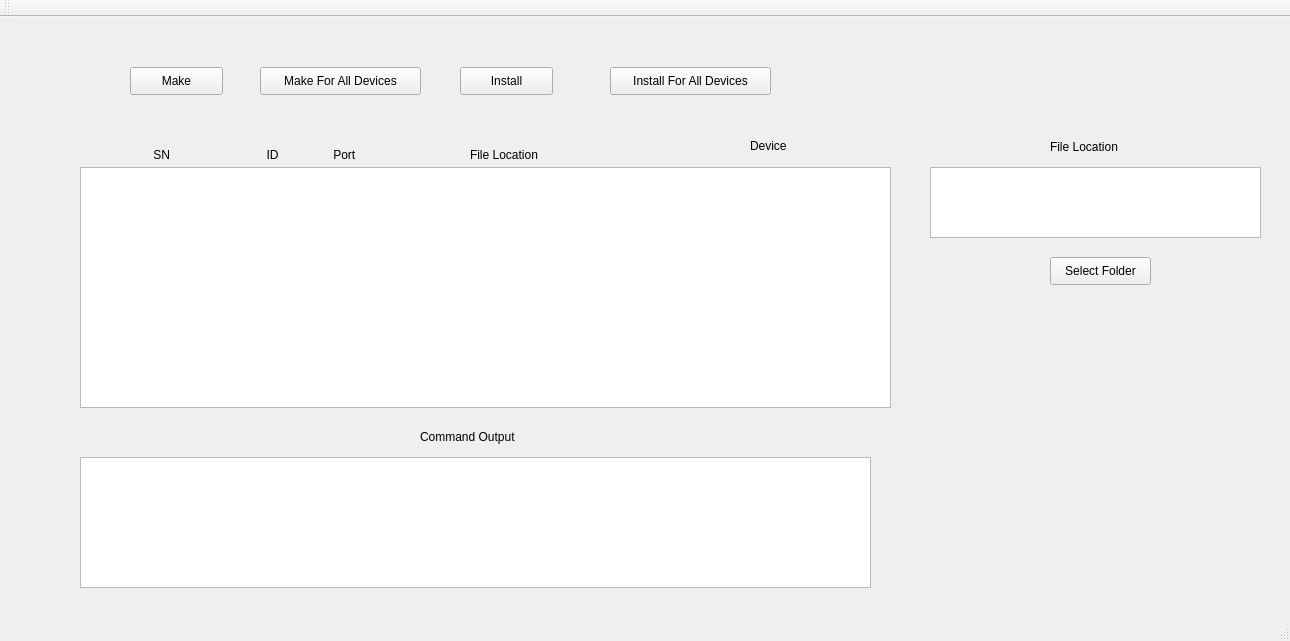
<?xml version="1.0" encoding="UTF-8"?>
<ui version="4.0">
 <class>MainWindow</class>
 <widget class="QMainWindow" name="MainWindow">
  <property name="geometry">
   <rect>
    <x>0</x>
    <y>0</y>
    <width>1290</width>
    <height>641</height>
   </rect>
  </property>
  <property name="windowTitle">
   <string>MainWindow</string>
  </property>
  <widget class="QWidget" name="centralWidget">
   <widget class="QPushButton" name="Make_button">
    <property name="geometry">
     <rect>
      <x>130</x>
      <y>50</y>
      <width>93</width>
      <height>28</height>
     </rect>
    </property>
    <property name="text">
     <string>Make</string>
    </property>
    <property name="checkable">
     <bool>false</bool>
    </property>
   </widget>
   <widget class="QPushButton" name="makeAllButton">
    <property name="geometry">
     <rect>
      <x>260</x>
      <y>50</y>
      <width>161</width>
      <height>28</height>
     </rect>
    </property>
    <property name="text">
     <string>Make For All Devices</string>
    </property>
   </widget>
   <widget class="QPushButton" name="installButton">
    <property name="geometry">
     <rect>
      <x>460</x>
      <y>50</y>
      <width>93</width>
      <height>28</height>
     </rect>
    </property>
    <property name="text">
     <string>Install</string>
    </property>
   </widget>
   <widget class="QPushButton" name="installAllButton">
    <property name="geometry">
     <rect>
      <x>610</x>
      <y>50</y>
      <width>161</width>
      <height>28</height>
     </rect>
    </property>
    <property name="acceptDrops">
     <bool>true</bool>
    </property>
    <property name="text">
     <string>Install For All Devices</string>
    </property>
   </widget>
   <widget class="QLabel" name="label">
    <property name="geometry">
     <rect>
      <x>140</x>
      <y>130</y>
      <width>58</width>
      <height>15</height>
     </rect>
    </property>
    <property name="text">
     <string>    SN</string>
    </property>
   </widget>
   <widget class="QLabel" name="label_2">
    <property name="geometry">
     <rect>
      <x>250</x>
      <y>130</y>
      <width>58</width>
      <height>15</height>
     </rect>
    </property>
    <property name="text">
     <string>     ID</string>
    </property>
   </widget>
   <widget class="QLabel" name="label_3">
    <property name="geometry">
     <rect>
      <x>320</x>
      <y>130</y>
      <width>58</width>
      <height>15</height>
     </rect>
    </property>
    <property name="text">
     <string>    Port</string>
    </property>
   </widget>
   <widget class="QLabel" name="label_4">
    <property name="geometry">
     <rect>
      <x>1050</x>
      <y>120</y>
      <width>91</width>
      <height>20</height>
     </rect>
    </property>
    <property name="text">
     <string>File Location</string>
    </property>
   </widget>
   <widget class="QTableWidget" name="tableWidget">
    <property name="geometry">
     <rect>
      <x>80</x>
      <y>150</y>
      <width>811</width>
      <height>241</height>
     </rect>
    </property>
    <attribute name="horizontalHeaderVisible">
     <bool>false</bool>
    </attribute>
    <attribute name="verticalHeaderVisible">
     <bool>false</bool>
    </attribute>
    <attribute name="verticalHeaderHighlightSections">
     <bool>true</bool>
    </attribute>
   </widget>
   <widget class="QListWidget" name="listWidgetDir">
    <property name="geometry">
     <rect>
      <x>930</x>
      <y>150</y>
      <width>331</width>
      <height>71</height>
     </rect>
    </property>
   </widget>
   <widget class="QPushButton" name="Open_Folder_Button">
    <property name="geometry">
     <rect>
      <x>1050</x>
      <y>240</y>
      <width>101</width>
      <height>28</height>
     </rect>
    </property>
    <property name="text">
     <string>Select Folder</string>
    </property>
   </widget>
   <widget class="QTextBrowser" name="textBrowserCmdOut">
    <property name="geometry">
     <rect>
      <x>80</x>
      <y>440</y>
      <width>791</width>
      <height>131</height>
     </rect>
    </property>
   </widget>
   <widget class="QLabel" name="label_5">
    <property name="geometry">
     <rect>
      <x>420</x>
      <y>410</y>
      <width>121</width>
      <height>20</height>
     </rect>
    </property>
    <property name="text">
     <string>Command Output</string>
    </property>
   </widget>
   <widget class="QLabel" name="label_6">
    <property name="geometry">
     <rect>
      <x>470</x>
      <y>130</y>
      <width>91</width>
      <height>16</height>
     </rect>
    </property>
    <property name="text">
     <string>File Location</string>
    </property>
   </widget>
   <widget class="QLabel" name="label_7">
    <property name="geometry">
     <rect>
      <x>750</x>
      <y>120</y>
      <width>51</width>
      <height>17</height>
     </rect>
    </property>
    <property name="text">
     <string>Device</string>
    </property>
   </widget>
   <zorder>tableWidget</zorder>
   <zorder>Make_button</zorder>
   <zorder>makeAllButton</zorder>
   <zorder>installButton</zorder>
   <zorder>installAllButton</zorder>
   <zorder>label</zorder>
   <zorder>label_2</zorder>
   <zorder>label_3</zorder>
   <zorder>label_4</zorder>
   <zorder>listWidgetDir</zorder>
   <zorder>Open_Folder_Button</zorder>
   <zorder>textBrowserCmdOut</zorder>
   <zorder>label_5</zorder>
   <zorder>label_6</zorder>
   <zorder>label_7</zorder>
  </widget>
  <widget class="QMenuBar" name="menuBar">
   <property name="geometry">
    <rect>
     <x>0</x>
     <y>0</y>
     <width>1290</width>
     <height>25</height>
    </rect>
   </property>
  </widget>
  <widget class="QToolBar" name="mainToolBar">
   <attribute name="toolBarArea">
    <enum>TopToolBarArea</enum>
   </attribute>
   <attribute name="toolBarBreak">
    <bool>false</bool>
   </attribute>
  </widget>
  <widget class="QStatusBar" name="statusBar"/>
 </widget>
 <layoutdefault spacing="6" margin="11"/>
 <resources/>
 <connections/>
</ui>
